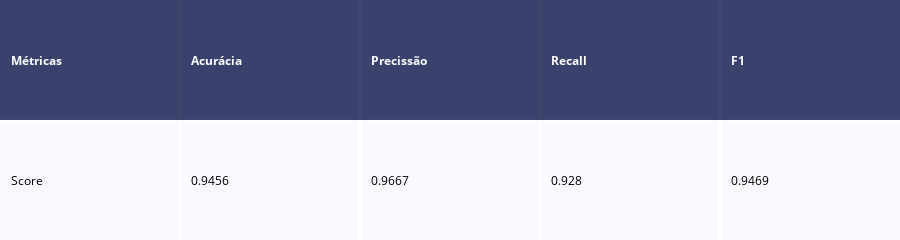

Notebook cell for this chart:
### Code cell
from sklearn.metrics import log_loss, accuracy_score, f1_score, precision_score, recall_score, classification_report
#!pip install plotly
import plotly.figure_factory as ff

def metricas(y_true, y_pred):
    ac = accuracy_score(y_true, y_pred)
    # ll = log_loss(y_true, y_pred)
    f1 = f1_score(y_true, y_pred)
    ps = precision_score(y_true, y_pred)
    rc = recall_score(y_true, y_pred)
    score = ['Score',round(ac,4),round(ps,4),round(rc,4),round(f1,4)]#,round(ll,4)]

    colunas = ['Métricas', 'Acurácia', 'Precissão', 'Recall', 'F1']#, 'Loss(log)']
    fig = ff.create_table([colunas,  score], height_constant=20)
    fig.show()
metricas(Y_test,Predict)

### Figure 1 — Plotly figure (JSON) as saved in the notebook; plotly's stock layout.template omitted (floating-point values rounded to 4 significant figures)
{"data": [{"colorscale": [[0, "#00083e"], [0.5, "#ededee"], [1, "#ffffff"]], "hoverinfo": "none", "opacity": 0.75, "showscale": false, "type": "heatmap", "z": [[0, 0, 0, 0, 0], [0.5, 0.5, 0.5, 0.5, 0.5]]}], "layout": {"annotations": [{"align": "left", "font": {"color": "#ffffff"}, "showarrow": false, "text": "<b>Métricas</b>", "x": -0.45, "xanchor": "left", "xref": "x", "y": 0, "yref": "y"}, {"align": "left", "font": {"color": "#ffffff"}, "showarrow": false, "text": "<b>Acurácia</b>", "x": 0.55, "xanchor": "left", "xref": "x", "y": 0, "yref": "y"}, {"align": "left", "font": {"color": "#ffffff"}, "showarrow": false, "text": "<b>Precissão</b>", "x": 1.55, "xanchor": "left", "xref": "x", "y": 0, "yref": "y"}, {"align": "left", "font": {"color": "#ffffff"}, "showarrow": false, "text": "<b>Recall</b>", "x": 2.55, "xanchor": "left", "xref": "x", "y": 0, "yref": "y"}, {"align": "left", "font": {"color": "#ffffff"}, "showarrow": false, "text": "<b>F1</b>", "x": 3.55, "xanchor": "left", "xref": "x", "y": 0, "yref": "y"}, {"align": "left", "font": {"color": "#000000"}, "showarrow": false, "text": "Score", "x": -0.45, "xanchor": "left", "xref": "x", "y": 1, "yref": "y"}, {"align": "left", "font": {"color": "#000000"}, "showarrow": false, "text": "0.9456", "x": 0.55, "xanchor": "left", "xref": "x", "y": 1, "yref": "y"}, {"align": "left", "font": {"color": "#000000"}, "showarrow": false, "text": "0.9667", "x": 1.55, "xanchor": "left", "xref": "x", "y": 1, "yref": "y"}, {"align": "left", "font": {"color": "#000000"}, "showarrow": false, "text": "0.928", "x": 2.55, "xanchor": "left", "xref": "x", "y": 1, "yref": "y"}, {"align": "left", "font": {"color": "#000000"}, "showarrow": false, "text": "0.9469", "x": 3.55, "xanchor": "left", "xref": "x", "y": 1, "yref": "y"}], "height": 90, "margin": {"b": 0, "l": 0, "r": 0, "t": 0}, "xaxis": {"dtick": 1, "gridwidth": 2, "showticklabels": false, "tick0": -0.5, "ticks": "", "zeroline": false}, "yaxis": {"autorange": "reversed", "dtick": 1, "gridwidth": 2, "showticklabels": false, "tick0": 0.5, "ticks": "", "zeroline": false}}}
